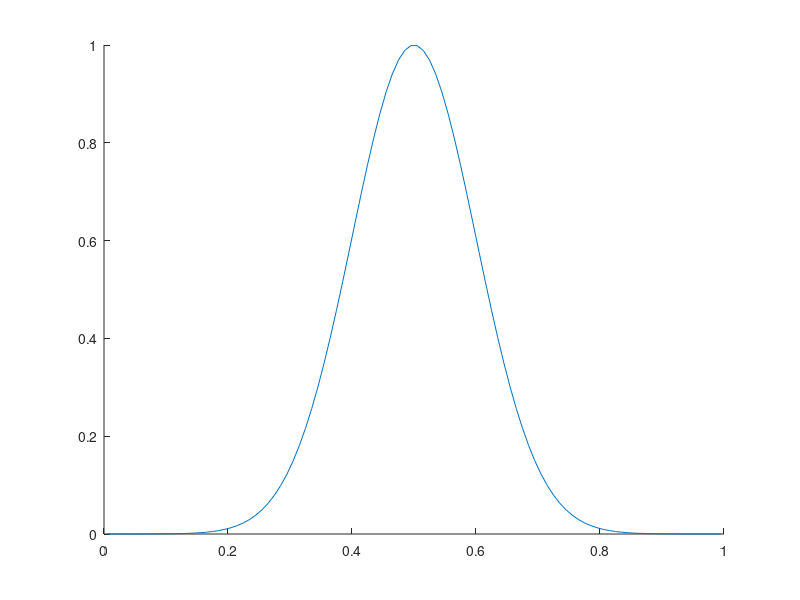

MATLAB code to generate this figure: (Note: this script raises an error after producing the figure.)
clc
clear
close all
%%
N = 100;

tol = 1E-5;

u_coord = (0+(1/N/2):1/N:1-(1/N/2))';
E2N = [(1:N-1)',(2:N)'];
E2N = [N,1;E2N];

a = 1; % Wave speed
CFL = 1; %CFL number of 1
d_x = 1./N;

dt = CFL*d_x./abs(a); %Since cell size are uniform, timestep is fixed

T = 0.5;

%% Forward Euler Stepping
figure()
hold on
u = gaussmf(u_coord,[0.1,0.5]);
t = 0;
plot(u_coord,u);
while t < T
    %Calculating Residuals
    [Residual] = calculateResidual(u,N,a,E2N,@upwind);
    %Forward Euler
    u = u - dt.*Residual./d_x;
    %Advance in Time
    t = t + dt;
end
plot(u_coord,u)
legend('Initial','Final')
title('Forward Euler Upwind')

figure()
hold on
u = gaussmf(u_coord,[0.1,0.5]);
t = 0;
plot(u_coord,u);
while t < T
    %Calculating Residuals
    [Residual] = calculateResidual(u,N,a,E2N,@central);
    %Forward Euler
    u = u - dt.*Residual./d_x;
    %Advance in Time
    t = t + dt;
end
plot(u_coord,u)
legend('Initial','Final')
title('Forward Euler Central')

%% Backward Euler Stepping
%This becomes a root finding problem
figure() 
hold on
u = gaussmf(u_coord,[0.1,0.5]);
t = 0;
plot(u_coord,u);
while t < T
    u_guess = u;
    fun = @(u) u + (dt./d_x)*calculateResidual(u,N,a,E2N,@central) - u_guess;

    u = fsolve(fun,u_guess);
    
    t = t + dt;
end
plot(u_coord,u)
legend('Initial','Final')
title('Backward Euler Central')

figure()
hold on
u = gaussmf(u_coord,[0.1,0.5]);
t = 0;
plot(u_coord,u);
while t < T
    u_guess = u;
    fun = @(u) u + (dt./d_x)*calculateResidual(u,N,a,E2N,@upwind) - u_guess;

    u = fsolve(fun,u_guess);
    
    t = t + dt;
end
plot(u_coord,u)
legend('Initial','Final')
title('Backward Euler Upwind')

%% Midpoint Rule
figure()
hold on
u = gaussmf(u_coord,[0.1,0.5]);
t = 0;
plot(u_coord,u);

fun = @central;
while t < T
    f_0 = -1/d_x.*calculateResidual(u,N,a,E2N,fun);
    %Half time step update
    u_1 = u + 1/2.*dt.*f_0;
    f_1 = -1/d_x.*calculateResidual(u_1,N,a,E2N,fun);
    
    u   = u + dt*f_1;

    t = t + dt;
end
plot(u_coord,u)
legend('Initial','Final')
title('Midpoint Rule Central')

figure()
hold on
u = gaussmf(u_coord,[0.1,0.5]);
t = 0;
plot(u_coord,u);

fun = @upwind;
while t < T
    f_0 = -1/d_x.*calculateResidual(u,N,a,E2N,fun);
    %Half time step update
    u_1 = u + 1/2.*dt.*f_0;
    f_1 = -1/d_x.*calculateResidual(u_1,N,a,E2N,fun);
    
    u   = u + dt*f_1;

    t = t + dt;
end
plot(u_coord,u)
legend('Initial','Final')
title('Midpoint Rule Upwind')

%% Functions Declared

%Calculate residual for 1 timestep
function [Residual] = calculateResidual(u,N,a,E2N,flux)
    Residual = zeros(N,1); 

    for i = 1:size(E2N,1)
        L_indx = E2N(i,1);
        R_indx = E2N(i,2);
        F = flux(u(L_indx),u(R_indx),a);
        Residual(L_indx) = Residual(L_indx) + F;
        Residual(R_indx) = Residual(R_indx) - F;
    end

end

function [F] = upwind(L,R,a)
    F = 1/2*(a*L + a*R) - (1/2)*abs(a)*(R - L);
end

function [F] = central(L,R,a)
    F = 0.5*(a*L + a*R);
end